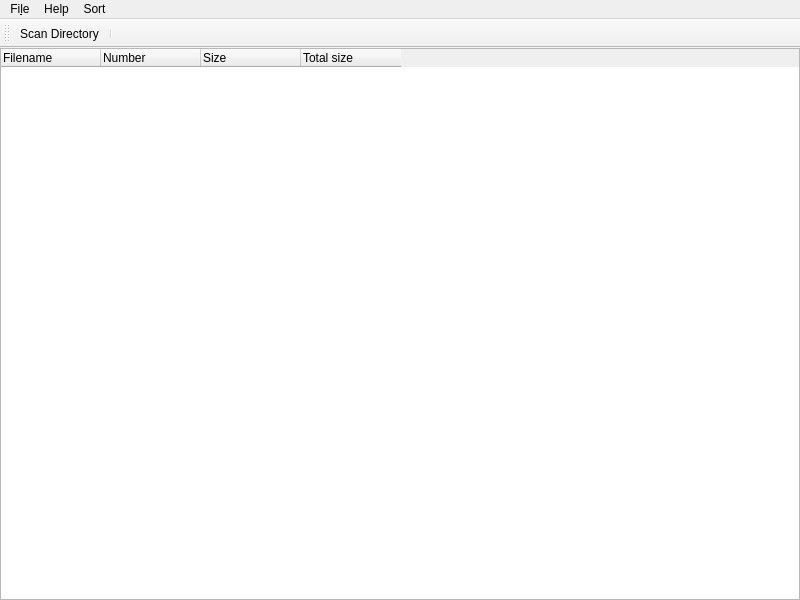
<?xml version="1.0" encoding="UTF-8"?>
<ui version="4.0">
 <class>MainWindow</class>
 <widget class="QMainWindow" name="MainWindow">
  <property name="geometry">
   <rect>
    <x>0</x>
    <y>0</y>
    <width>800</width>
    <height>600</height>
   </rect>
  </property>
  <property name="windowTitle">
   <string>MainWindow</string>
  </property>
  <widget class="QWidget" name="centralWidget">
   <layout class="QHBoxLayout" name="horizontalLayout">
    <property name="leftMargin">
     <number>0</number>
    </property>
    <property name="topMargin">
     <number>0</number>
    </property>
    <property name="rightMargin">
     <number>0</number>
    </property>
    <property name="bottomMargin">
     <number>0</number>
    </property>
    <item>
     <widget class="QTreeWidget" name="treeWidget">
      <attribute name="headerMinimumSectionSize">
       <number>100</number>
      </attribute>
      <attribute name="headerStretchLastSection">
       <bool>false</bool>
      </attribute>
      <column>
       <property name="text">
        <string>Filename</string>
       </property>
      </column>
      <column>
       <property name="text">
        <string>Number</string>
       </property>
      </column>
      <column>
       <property name="text">
        <string>Size</string>
       </property>
      </column>
      <column>
       <property name="text">
        <string>Total size</string>
       </property>
      </column>
     </widget>
    </item>
   </layout>
  </widget>
  <widget class="QMenuBar" name="menuBar">
   <property name="geometry">
    <rect>
     <x>0</x>
     <y>0</y>
     <width>800</width>
     <height>21</height>
    </rect>
   </property>
   <widget class="QMenu" name="menuFile">
    <property name="title">
     <string>Fi&amp;le</string>
    </property>
    <addaction name="actionScan_Directory"/>
    <addaction name="separator"/>
    <addaction name="actionExit"/>
   </widget>
   <widget class="QMenu" name="menuHelp">
    <property name="title">
     <string>Help</string>
    </property>
    <addaction name="actionAbout"/>
   </widget>
   <widget class="QMenu" name="menusort">
    <property name="title">
     <string>Sort</string>
    </property>
    <addaction name="actionFrom_smaller_to_bigge"/>
    <addaction name="action_rom_bigger_to_smaller"/>
   </widget>
   <addaction name="menuFile"/>
   <addaction name="menuHelp"/>
   <addaction name="menusort"/>
  </widget>
  <widget class="QToolBar" name="toolBar">
   <property name="windowTitle">
    <string>toolBar</string>
   </property>
   <attribute name="toolBarArea">
    <enum>TopToolBarArea</enum>
   </attribute>
   <attribute name="toolBarBreak">
    <bool>false</bool>
   </attribute>
   <addaction name="actionScan_Directory"/>
   <addaction name="separator"/>
  </widget>
  <action name="actionScan_Directory">
   <property name="text">
    <string>&amp;Scan Directory...</string>
   </property>
   <property name="toolTip">
    <string>chose Scan Directory</string>
   </property>
  </action>
  <action name="actionExit">
   <property name="text">
    <string>&amp;Exit</string>
   </property>
  </action>
  <action name="actionAbout">
   <property name="text">
    <string>About</string>
   </property>
  </action>
  <action name="actionFrom_smaller_to_bigge">
   <property name="text">
    <string>From smaller to bigge</string>
   </property>
  </action>
  <action name="action_rom_bigger_to_smaller">
   <property name="text">
    <string>From bigger to smaller</string>
   </property>
  </action>
 </widget>
 <layoutdefault spacing="6" margin="11"/>
 <resources/>
 <connections/>
</ui>
